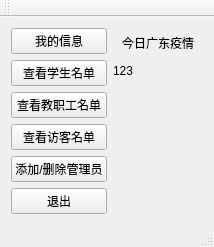
<?xml version="1.0" encoding="UTF-8"?>
<ui version="4.0">
 <class>mainUIClass</class>
 <widget class="QMainWindow" name="mainUIClass">
  <property name="enabled">
   <bool>true</bool>
  </property>
  <property name="geometry">
   <rect>
    <x>0</x>
    <y>0</y>
    <width>214</width>
    <height>242</height>
   </rect>
  </property>
  <property name="windowTitle">
   <string>mainUI</string>
  </property>
  <property name="windowIcon">
   <iconset>
    <normaloff>images/myIcon.png</normaloff>images/myIcon.png</iconset>
  </property>
  <widget class="QWidget" name="centralWidget">
   <layout class="QGridLayout" name="gridLayout">
    <item row="0" column="0">
     <layout class="QVBoxLayout" name="verticalLayout_3">
      <item>
       <widget class="QPushButton" name="information">
        <property name="text">
         <string>我的信息</string>
        </property>
       </widget>
      </item>
      <item>
       <widget class="QPushButton" name="student">
        <property name="text">
         <string>查看学生名单</string>
        </property>
       </widget>
      </item>
      <item>
       <widget class="QPushButton" name="teacher">
        <property name="text">
         <string>查看教职工名单</string>
        </property>
       </widget>
      </item>
      <item>
       <widget class="QPushButton" name="visitor">
        <property name="text">
         <string>查看访客名单</string>
        </property>
       </widget>
      </item>
      <item>
       <widget class="QPushButton" name="addAdmin">
        <property name="text">
         <string>添加/删除管理员</string>
        </property>
       </widget>
      </item>
      <item>
       <widget class="QPushButton" name="logout">
        <property name="text">
         <string>退出</string>
        </property>
       </widget>
      </item>
     </layout>
    </item>
    <item row="0" column="1">
     <layout class="QVBoxLayout" name="verticalLayout">
      <item>
       <widget class="QLabel" name="label">
        <property name="maximumSize">
         <size>
          <width>16777215</width>
          <height>30</height>
         </size>
        </property>
        <property name="text">
         <string>今日广东疫情</string>
        </property>
        <property name="alignment">
         <set>Qt::AlignCenter</set>
        </property>
       </widget>
      </item>
      <item>
       <widget class="QLabel" name="Data">
        <property name="text">
         <string>123</string>
        </property>
        <property name="alignment">
         <set>Qt::AlignLeading|Qt::AlignLeft|Qt::AlignTop</set>
        </property>
       </widget>
      </item>
     </layout>
    </item>
   </layout>
  </widget>
  <widget class="QMenuBar" name="menuBar">
   <property name="geometry">
    <rect>
     <x>0</x>
     <y>0</y>
     <width>214</width>
     <height>22</height>
    </rect>
   </property>
  </widget>
  <widget class="QToolBar" name="mainToolBar">
   <attribute name="toolBarArea">
    <enum>TopToolBarArea</enum>
   </attribute>
   <attribute name="toolBarBreak">
    <bool>false</bool>
   </attribute>
  </widget>
  <widget class="QStatusBar" name="statusBar"/>
 </widget>
 <layoutdefault spacing="6" margin="11"/>
 <resources>
  <include location="mainUI.qrc"/>
 </resources>
 <connections/>
</ui>
